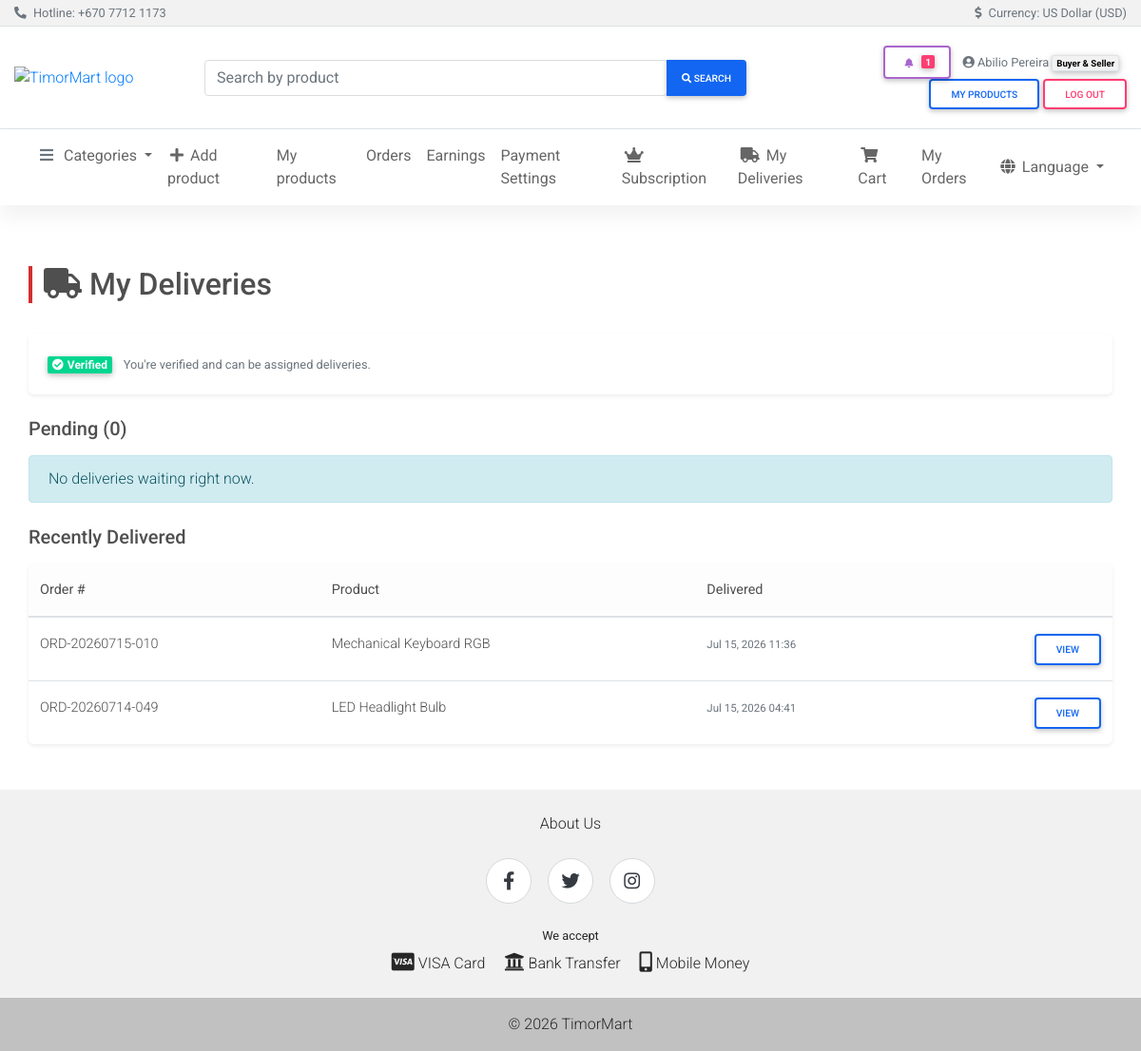
The page /courier/deliveries/ (signed in) on the database its author committed.
### olretail/payment_models.py (models this page shows, shortened)
class Order(models.Model):
    order_number = models.CharField(max_length=20, unique=True)
    buyer = models.ForeignKey(User, on_delete=models.PROTECT, related_name='orders')
    seller = models.ForeignKey('olretail.Seller', on_delete=models.PROTECT)
    product = models.ForeignKey('olretail.Product', on_delete=models.PROTECT)
    quantity = models.PositiveIntegerField()
    price_per_unit = models.DecimalField(max_digits=13, decimal_places=2)
    subtotal = models.DecimalField(max_digits=13, decimal_places=2)
    commission_amount = models.DecimalField(max_digits=13, decimal_places=2, default=0)
    payment_fee = models.DecimalField(max_digits=13, decimal_places=2, default=0)
    total = models.DecimalField(max_digits=13, decimal_places=2)
    status = models.CharField(
        max_length=20,
        choices=OrderStatus.choices,
        default=OrderStatus.PENDING_PAYMENT,
        db_index=True,
    )
    payment_method = models.CharField(
        max_length=20,
        choices=PaymentMethod.choices,
        default=PaymentMethod.STRIPE,
    )
    payment = models.ForeignKey(
        'Payment', on_delete=models.SET_NULL, null=True, blank=True, related_name='orders'
    )
    created_at = models.DateTimeField(auto_now_add=True)
    payment_reported_at = models.DateTimeField(null=True, blank=True)
    paid_at = models.DateTimeField(null=True, blank=True)
    shipped_at = models.DateTimeField(null=True, blank=True)
    delivered_at = models.DateTimeField(null=True, blank=True)
    delivery_address = models.TextField()
    delivery_city = models.ForeignKey(
        'olretail.City', on_delete=models.PROTECT, null=True, blank=True, related_name='deliveries',
    )
    delivery_phone = models.CharField(max_length=40)
    estimated_delivery = models.DateField(null=True, blank=True)
    courier_name = models.CharField(max_length=100, blank=True)
    tracking_number = models.CharField(max_length=100, blank=True)
    assigned_courier = models.ForeignKey(
        'olretail.Courier', on_delete=models.SET_NULL, null=True, blank=True, related_name='deliveries'
    )
    delivery_photo = models.ImageField(upload_to='delivery_proofs/%Y/%m/', null=True, blank=True)
    buyer_notes = models.TextField(blank=True)
    admin_notes = models.TextField(blank=True)
    class Meta:
        ordering = ['-created_at']
        indexes = [
            models.Index(fields=['buyer', '-created_at']),
            models.Index(fields=['seller', '-created_at']),
            models.Index(fields=['status', '-created_at']),
        ]

### olretail/models.py (models this page shows, shortened)
class Product(models.Model):
    IMAGE_FIELD_NAMES = ("product_image", "product_image_2", "product_image_3")
    name = models.CharField(max_length=200)
    slug = models.SlugField(max_length=220, unique=True)
    product_image = models.ImageField(upload_to="product_image", null=True, blank=True)
    product_image_2 = models.ImageField(upload_to="product_image", blank=True)
    product_image_3 = models.ImageField(upload_to="product_image", blank=True)
    category = models.ForeignKey(Category, on_delete=models.PROTECT)
    price = models.DecimalField(max_digits=13, decimal_places=2)
    description = models.TextField()
    country = models.ForeignKey(Country, on_delete=models.PROTECT)
    item_location = models.ForeignKey(City, on_delete=models.PROTECT)
    created = models.DateTimeField(auto_now_add=True)
    updated = models.DateTimeField(auto_now=True)
    quantity = models.PositiveIntegerField()
    seller = models.ForeignKey(Seller, on_delete=models.CASCADE)
    status = models.CharField(
        max_length=12,
        choices=ProductStatus.choices,
        default=ProductStatus.PENDING,
        db_index=True,
    )
    moderation_note = models.TextField(blank=True)
    featured = models.BooleanField(default=False)
    condition = models.CharField(max_length=40, choices=CONDITION_CHOICES, default="New")
    size = models.CharField(max_length=50, blank=True, help_text=_("e.g. L, 42, 500ml"))
    pieces_per_unit = models.PositiveIntegerField(
        null=True, blank=True, help_text=_("e.g. 12 pens in a pack")
    )
    units_per_box = models.PositiveIntegerField(
        null=True, blank=True, help_text=_("e.g. 24 packs in a box")
    )
    class Meta:
        ordering = ["-created"]

### olretail/payment_views.py (the view)
# urls.py: path("courier/deliveries/", payment_views.courier_deliveries, name="courier_deliveries"),
@courier_required
def courier_deliveries(request):
    courier = request.user.courier
    orders = Order.objects.filter(assigned_courier=courier).select_related('product', 'buyer', 'seller')
    context = {
        'pending': orders.filter(status=OrderStatus.SHIPPED).order_by('-shipped_at'),
        'delivered': orders.filter(status=OrderStatus.DELIVERED).order_by('-delivered_at')[:20],
        'courier': courier,
        'verification_form': CourierVerificationForm(),
    }
    return render(request, 'olretail/courier_deliveries.html', context)

### templates/olretail/courier_deliveries.html (shortened to what this page needs)
{% extends "shared/base.html" %}
{% load i18n %}
{% block content %}
<main class="py-5">
  <div class="container-fluid">
    <div class="row mb-4">
      <div class="col-12">
        <h1 class="h2 page-header-bar">
          <i class="fas fa-truck mr-2"></i>{% trans "My Deliveries" %}
        </h1>
      </div>
    </div>
    <div class="card border-0 shadow-sm mb-4">
      <div class="card-body">
        {% if courier.verification_status == 'verified' %}
        <span class="badge badge-success"><i class="fas fa-check-circle mr-1" aria-hidden="true"></i>{% trans "Verified" %}</span>
        <span class="text-muted small ml-2">{% trans "You're verified and can be assigned deliveries." %}</span>
        {% elif courier.verification_status == 'pending' and courier.id_document %}
        <span class="badge badge-warning"><i class="fas fa-clock mr-1" aria-hidden="true"></i>{% trans "Awaiting review" %}</span>
        <span class="text-muted small ml-2">{% trans "An administrator is reviewing your ID document." %}</span>
        {% endif %}
      </div>
    </div>
    <h2 class="h5 mb-3">{% trans "Pending" %} ({{ pending|length }})</h2>
    {% if pending %}
      {% for order in pending %}
      <div class="card border-0 shadow-sm mb-3">
        <div class="card-body">
          <div class="row align-items-center">
            <div class="col-md-5">
              <strong>{{ order.order_number }}</strong> — {{ order.product.name }}<br>
              <small class="text-muted">{% trans "Buyer" %}: {{ order.buyer.get_full_name|default:order.buyer.username }}</small>
            </div>
            <div class="col-md-4">
              <small class="text-muted d-block">{% trans "Deliver to" %}:</small>
              {{ order.delivery_address }}<br>
              <a href="tel:{{ order.delivery_phone }}">{{ order.delivery_phone }}</a>
            </div>
            <div class="col-md-3">
              <a href="{% url 'olretail:order_detail' order.id %}" class="btn btn-sm btn-outline-primary btn-block mb-2">
                {% trans "View / Mark Delivered" %}
              </a>
            </div>
          </div>
        </div>
      </div>
      {% endfor %}
    {% else %}
      <div class="alert alert-info">{% trans "No deliveries waiting right now." %}</div>
    {% endif %}
    <h2 class="h5 mb-3 mt-4">{% trans "Recently Delivered" %}</h2>
    {% if delivered %}
      <div class="card border-0 shadow-sm">
        <div class="table-responsive">
          <table class="table table-hover mb-0">
            <thead class="table-light">
              <tr>
                <th>{% trans "Order #" %}</th>
                <th>{% trans "Product" %}</th>
                <th>{% trans "Delivered" %}</th>
                <th></th>
              </tr>
            </thead>
            <tbody>
              {% for order in delivered %}
              <tr>
                <td>{{ order.order_number }}</td>
                <td>{{ order.product.name|truncatewords:4 }}</td>
                <td><small class="text-muted">{{ order.delivered_at|date:"M d, Y H:i" }}</small></td>
                <td class="text-right">
                  <a href="{% url 'olretail:order_detail' order.id %}" class="btn btn-sm btn-outline-primary">{% trans "View" %}</a>
                </td>
              </tr>
              {% endfor %}
            </tbody>
          </table>
        </div>
      </div>
    {% else %}
      <div class="alert alert-info">{% trans "No deliveries completed yet." %}</div>
    {% endif %}
  </div>
</main>
{% endblock %}

### templates/shared/header.html (shortened to what this page needs)
{% load i18n %}
{% load static %}
<header>
  <div class="bg-light border-bottom py-1">
    <div class="container-fluid d-flex flex-wrap justify-content-between align-items-center small text-muted">
      <div>
        <i class="fas fa-phone-alt mr-1" aria-hidden="true"></i>
        {% trans 'Hotline' %}: <a href="tel:+67077121173" class="text-muted">+670 7712 1173</a>
      </div>
      <div>
        <i class="fas fa-dollar-sign mr-1" aria-hidden="true"></i>
        {% trans 'Currency' %}: {% trans 'US Dollar (USD)' %}
      </div>
    </div>
  </div>
  <div class="container-fluid">
    <div class="row jumbotron white border-bottom mb-0 py-3 align-items-center">
      <div class="col-md-2 my-1">
        <a href="{% url 'olretail:index' %}" aria-label="{% trans 'Home' %}">
          <img src="{% static 'mdb/img/logo.jpg' %}" height="180" alt="TimorMart logo">
        </a>
      </div>
      <div class="col-md-6 my-1">
        <form action="{% url 'olretail:search' %}" method="get" role="search">
          <div class="md-form md-outline input-group md-input-group w-100 my-0">
            <input type="search" class="form-control mb-0" name="q" value="{{ query|default:'' }}"
                   placeholder="{% trans 'Search by product' %}" aria-label="{% trans 'Search by product' %}">
            <div class="input-group-append">
              <button class="btn btn-primary btn-md px-3 m-0" type="submit">
                <i class="fa fa-search" aria-hidden="true"></i>
                <span class="d-none d-sm-inline"> {% trans 'Search' %}</span>
              </button>
            </div>
          </div>
        </form>
      </div>
      <div class="col-md-4 my-1 text-md-right">
        {% if user.is_authenticated %}
        <div class="dropdown d-inline-block mr-2">
          <a class="btn btn-sm btn-outline-secondary my-0 position-relative" href="#" role="button"
             id="notificationsDropdown" data-toggle="dropdown" aria-haspopup="true" aria-expanded="false"
             aria-label="{% trans 'Notifications' %}">
            <i class="fas fa-bell" aria-hidden="true"></i>
            {% if unread_notification_count %}
            <span class="badge badge-danger notif-badge">
              {{ unread_notification_count }}
            </span>
            {% endif %}
          </a>
        </div>
        <span class="text-muted small mr-2">
          <i class="fas fa-user-circle" aria-hidden="true"></i>
          {{ user.get_full_name|default:user.username }}
          {% if user.is_staff %}<span class="badge badge-dark">{% trans 'Administrator' %}</span>
          {% elif is_buyer and is_seller %}<span class="badge badge-light border">{% trans 'Buyer & Seller' %}</span>
          {% elif is_seller %}<span class="badge badge-light border">{% trans 'Seller' %}</span>
          {% elif is_buyer %}<span class="badge badge-light border">{% trans 'Buyer' %}</span>{% endif %}
        </span>
        {% if is_seller %}
        <a href="{% url 'olretail:list' %}" class="btn btn-sm btn-outline-primary my-0">{% trans 'My products' %}</a>
        {% endif %}
        <form action="{% url 'accounts:logout' %}" method="post" class="d-inline">
          <button type="submit" class="btn btn-sm btn-outline-danger my-0">{% trans 'Log out' %}</button>
        </form>
        {% else %}
        <a href="{% url 'accounts:login' %}" class="btn btn-sm btn-outline-primary my-0">{% trans 'Sign in' %}</a>
        <a href="{% url 'accounts:register' %}" class="btn btn-sm btn-primary my-0">{% trans 'Sign up' %}</a>
        {% endif %}
      </div>
    </div>
  </div>
  <nav class="navbar navbar-expand-lg sticky-top navbar-light white">
    <div class="container-fluid">
      <div class="collapse navbar-collapse" id="mainNav">
        <ul class="navbar-nav align-items-start">
          <li class="nav-item dropdown">
            <a class="nav-link dropdown-toggle" data-toggle="dropdown" href="#" role="button"
               aria-haspopup="true" aria-expanded="false">
              <i class="fas fa-bars text-muted mr-2" aria-hidden="true"></i>{% trans 'Categories' %}
            </a>
          </li>
          {% if is_seller %}
          <li class="nav-item">
            <a class="nav-link" href="{% url 'olretail:create_product' %}">
              <i class="fas fa-plus mr-1" aria-hidden="true"></i>{% trans 'Add product' %}
            </a>
          </li>
          <li class="nav-item">
            <a class="nav-link" href="{% url 'olretail:list' %}">{% trans 'My products' %}</a>
          </li>
          <li class="nav-item">
            <a class="nav-link" href="{% url 'olretail:seller_orders' %}">{% trans 'Orders' %}</a>
          </li>
          <li class="nav-item">
            <a class="nav-link" href="{% url 'olretail:seller_balance' %}">{% trans 'Earnings' %}</a>
          </li>
          <li class="nav-item">
            <a class="nav-link" href="{% url 'olretail:seller_payment_settings' %}">{% trans 'Payment Settings' %}</a>
          </li>
          <li class="nav-item">
            <a class="nav-link" href="{% url 'olretail:seller_subscription' %}">
              <i class="fas fa-crown mr-1" aria-hidden="true"></i>{% trans 'Subscription' %}
            </a>
          </li>
          {% endif %}
          {% if is_courier %}
          <li class="nav-item">
            <a class="nav-link" href="{% url 'olretail:courier_deliveries' %}">
              <i class="fas fa-truck mr-1" aria-hidden="true"></i>{% trans 'My Deliveries' %}
            </a>
          </li>
          {% endif %}
          {% if is_buyer %}
          <li class="nav-item">
            <a class="nav-link" href="{% url 'olretail:cart' %}">
              <i class="fas fa-shopping-cart mr-1" aria-hidden="true"></i>{% trans 'Cart' %}
            </a>
          </li>
          <li class="nav-item">
            <a class="nav-link" href="{% url 'olretail:buyer_orders' %}">{% trans 'My Orders' %}</a>
          </li>
          {% endif %}
        </ul>
        <ul class="navbar-nav ml-md-auto align-items-start">
          <li class="nav-item dropdown">
            <a class="nav-link dropdown-toggle" data-toggle="dropdown" href="#" role="button"
               aria-haspopup="true" aria-expanded="false">
              <i class="fas fa-globe mr-1" aria-hidden="true"></i>{% trans 'Language' %}
            </a>
          </li>
        </ul>
      </div>
    </div>
  </nav>
</header>

### rows shown on the page
Order: order_number "ORD-20260715-010", product.name "Mechanical Keyboard RGB", delivered_at "Jul 15, 2026 11:36"
Order: order_number "ORD-20260714-049", product.name "LED Headlight Bulb", delivered_at "Jul 15, 2026 04:41"

### other values the page prints
{{ unread_notification_count }} "1"
{{ user.get_full_name|default:user.username }} "Abilio Pereira"
{{ pending|length }} "0"
